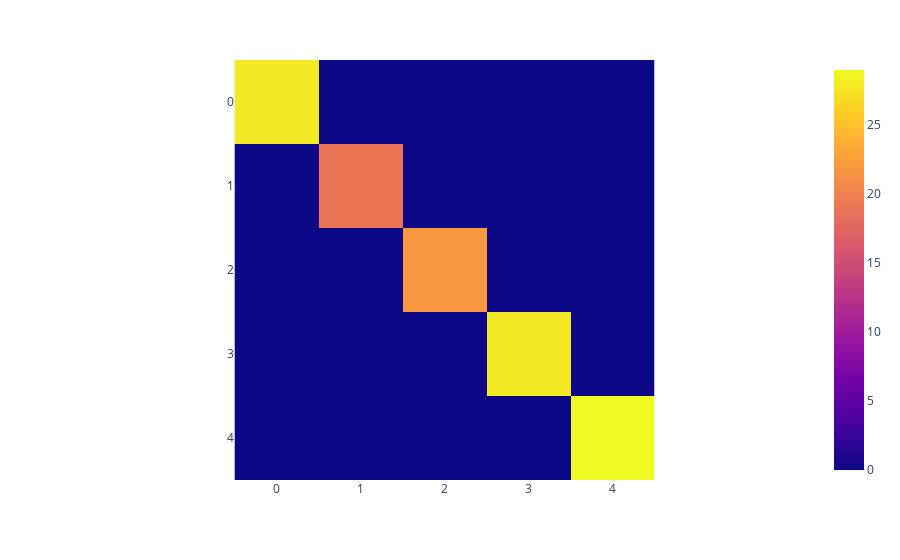
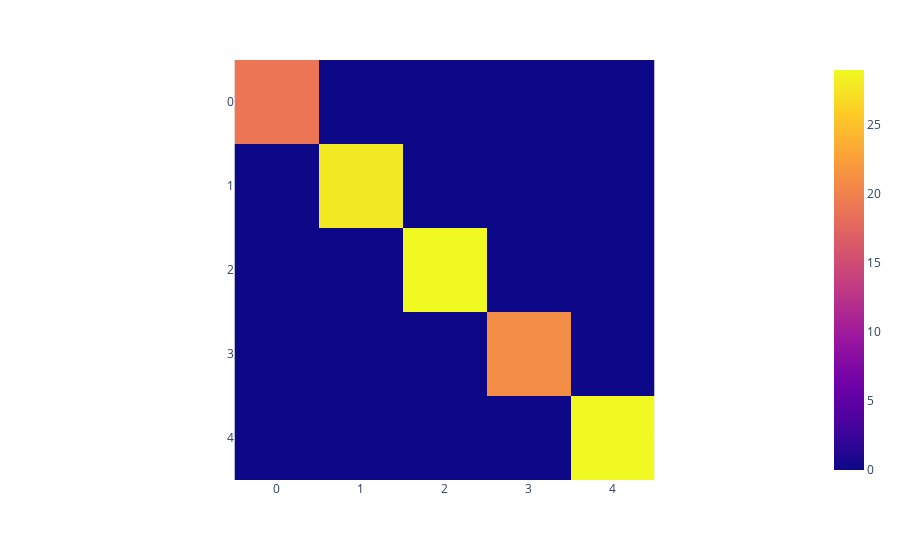
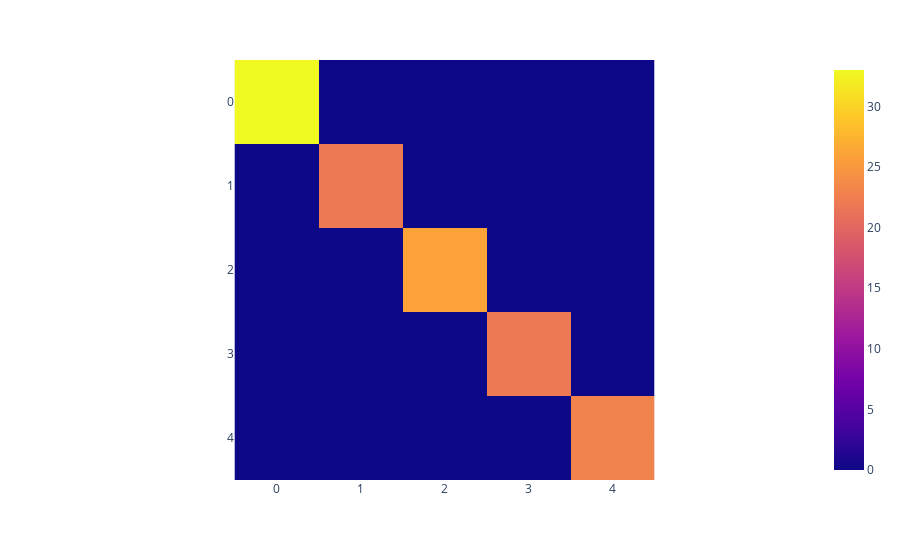
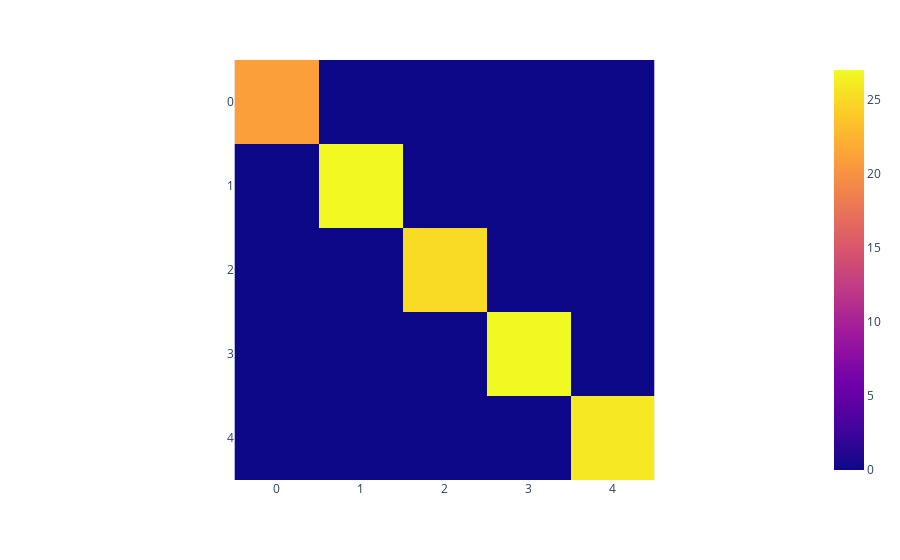

Notebook code cell kept with these figures, in order:
### Code cell
# Evaluate the model
method = 'KNN'
calculate_metrics(quality_df, method, y_test, y_pred)
display(quality_df)
calculate_cv(quality_cv_df, classifier, method, X, y)
display(quality_cv_df)

### Figure 1 — Plotly figure (JSON) as saved in the notebook; plotly's stock layout.template omitted (floating-point values rounded to 4 significant figures)
{"data": [{"coloraxis": "coloraxis", "hovertemplate": "x: %{x}<br>y: %{y}<br>color: %{z}<extra></extra>", "name": "0", "type": "heatmap", "xaxis": "x", "yaxis": "y", "z": [[28, 0, 0, 0, 0], [0, 19, 0, 0, 0], [0, 0, 22, 0, 0], [0, 0, 0, 28, 0], [0, 0, 0, 0, 29]]}], "layout": {"coloraxis": {"colorscale": [[0, "#0d0887"], [0.1111, "#46039f"], [0.2222, "#7201a8"], [0.3333, "#9c179e"], [0.4444, "#bd3786"], [0.5556, "#d8576b"], [0.6667, "#ed7953"], [0.7778, "#fb9f3a"], [0.8889, "#fdca26"], [1, "#f0f921"]]}, "margin": {"t": 60}, "xaxis": {"anchor": "y", "constrain": "domain", "domain": [0, 1], "scaleanchor": "y"}, "yaxis": {"anchor": "x", "autorange": "reversed", "constrain": "domain", "domain": [0, 1]}}}

### Figure 2 — Plotly figure (JSON) as saved in the notebook; plotly's stock layout.template omitted (floating-point values rounded to 4 significant figures)
{"data": [{"coloraxis": "coloraxis", "hovertemplate": "x: %{x}<br>y: %{y}<br>color: %{z}<extra></extra>", "name": "0", "type": "heatmap", "xaxis": "x", "yaxis": "y", "z": [[19, 0, 0, 0, 0], [0, 28, 0, 0, 0], [0, 0, 29, 0, 0], [0, 0, 0, 21, 0], [0, 0, 0, 0, 29]]}], "layout": {"coloraxis": {"colorscale": [[0, "#0d0887"], [0.1111, "#46039f"], [0.2222, "#7201a8"], [0.3333, "#9c179e"], [0.4444, "#bd3786"], [0.5556, "#d8576b"], [0.6667, "#ed7953"], [0.7778, "#fb9f3a"], [0.8889, "#fdca26"], [1, "#f0f921"]]}, "margin": {"t": 60}, "xaxis": {"anchor": "y", "constrain": "domain", "domain": [0, 1], "scaleanchor": "y"}, "yaxis": {"anchor": "x", "autorange": "reversed", "constrain": "domain", "domain": [0, 1]}}}

### Figure 3 — Plotly figure (JSON) as saved in the notebook; plotly's stock layout.template omitted (floating-point values rounded to 4 significant figures)
{"data": [{"coloraxis": "coloraxis", "hovertemplate": "x: %{x}<br>y: %{y}<br>color: %{z}<extra></extra>", "name": "0", "type": "heatmap", "xaxis": "x", "yaxis": "y", "z": [[33, 0, 0, 0, 0], [0, 22, 0, 0, 0], [0, 0, 26, 0, 0], [0, 0, 0, 22, 0], [0, 0, 0, 0, 23]]}], "layout": {"coloraxis": {"colorscale": [[0, "#0d0887"], [0.1111, "#46039f"], [0.2222, "#7201a8"], [0.3333, "#9c179e"], [0.4444, "#bd3786"], [0.5556, "#d8576b"], [0.6667, "#ed7953"], [0.7778, "#fb9f3a"], [0.8889, "#fdca26"], [1, "#f0f921"]]}, "margin": {"t": 60}, "xaxis": {"anchor": "y", "constrain": "domain", "domain": [0, 1], "scaleanchor": "y"}, "yaxis": {"anchor": "x", "autorange": "reversed", "constrain": "domain", "domain": [0, 1]}}}

### Figure 4 — Plotly figure (JSON) as saved in the notebook; plotly's stock layout.template omitted (floating-point values rounded to 4 significant figures)
{"data": [{"coloraxis": "coloraxis", "hovertemplate": "x: %{x}<br>y: %{y}<br>color: %{z}<extra></extra>", "name": "0", "type": "heatmap", "xaxis": "x", "yaxis": "y", "z": [[21, 0, 0, 0, 0], [0, 27, 0, 0, 0], [0, 0, 25, 0, 0], [0, 0, 0, 27, 0], [0, 0, 0, 0, 26]]}], "layout": {"coloraxis": {"colorscale": [[0, "#0d0887"], [0.1111, "#46039f"], [0.2222, "#7201a8"], [0.3333, "#9c179e"], [0.4444, "#bd3786"], [0.5556, "#d8576b"], [0.6667, "#ed7953"], [0.7778, "#fb9f3a"], [0.8889, "#fdca26"], [1, "#f0f921"]]}, "margin": {"t": 60}, "xaxis": {"anchor": "y", "constrain": "domain", "domain": [0, 1], "scaleanchor": "y"}, "yaxis": {"anchor": "x", "autorange": "reversed", "constrain": "domain", "domain": [0, 1]}}}
